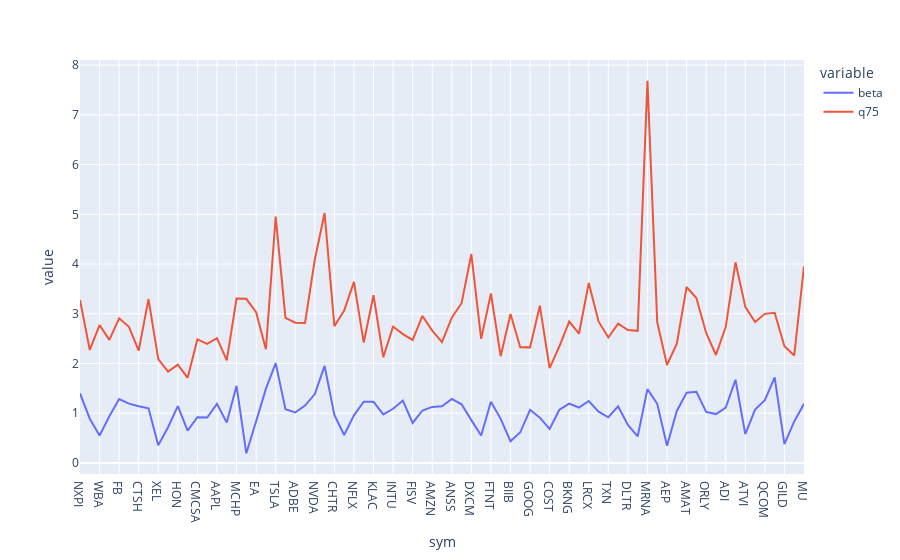

Source (notebook cell):
### Code cell
from plotly import express as px
fig = px.line(intersct_list_with_beta, x='sym', y=['beta','q75'])
fig.show()

### Figure 1 — Plotly figure (JSON) as saved in the notebook; plotly's stock layout.template omitted (floating-point values rounded to 4 significant figures)
{"data": [{"hovertemplate": "variable=beta<br>sym=%{x}<br>value=%{y}<extra></extra>", "legendgroup": "beta", "line": {"color": "#636efa", "dash": "solid"}, "mode": "lines", "name": "beta", "orientation": "v", "showlegend": true, "type": "scatter", "x": ["NXPI", "MSFT", "WBA", "PCAR", "FB", "SNPS", "CTSH", "SWKS", "XEL", "MDLZ", "HON", "PEP", "CMCSA", "VRSN", "AAPL", "VRSK", "MCHP", "REGN", "EA", "CTAS", "TSLA", "ODFL", "ADBE", "CDNS", "NVDA", "AMD", "CHTR", "VRTX", "NFLX", "CSX", "KLAC", "PAYX", "INTU", "FAST", "FISV", "IDXX", "AMZN", "MNST", "ANSS", "PYPL", "DXCM", "TMUS", "FTNT", "SBUX", "BIIB", "AMGN", "GOOG", "ILMN", "COST", "GOOGL", "BKNG", "CPRT", "LRCX", "AVGO", "TXN", "EBAY", "DLTR", "INTC", "MRNA", "ISRG", "AEP", "KHC", "AMAT", "ADSK", "ORLY", "CSCO", "ADI", "ALGN", "ATVI", "ROST", "QCOM", "MAR", "GILD", "ADP", "MU"], "xaxis": "x", "y": [1.399, 0.8886, 0.5525, 0.9388, 1.285, 1.193, 1.139, 1.098, 0.3541, 0.7171, 1.143, 0.6479, 0.9184, 0.9115, 1.187, 0.813, 1.551, 0.1934, 0.8389, 1.488, 2.006, 1.079, 1.014, 1.154, 1.384, 1.95, 0.9672, 0.5609, 0.9577, 1.232, 1.228, 0.9746, 1.089, 1.254, 0.8031, 1.055, 1.127, 1.137, 1.287, 1.178, 0.8608, 0.5515, 1.231, 0.8866, 0.4366, 0.6161, 1.07, 0.9105, 0.6842, 1.07, 1.193, 1.114, 1.245, 1.031, 0.9184, 1.139, 0.7628, 0.5356, 1.485, 1.189, 0.3461, 1.044, 1.413, 1.432, 1.027, 0.9821, 1.113, 1.673, 0.5788, 1.074, 1.261, 1.722, 0.3794, 0.8349, 1.188], "yaxis": "y"}, {"hovertemplate": "variable=q75<br>sym=%{x}<br>value=%{y}<extra></extra>", "legendgroup": "q75", "line": {"color": "#EF553B", "dash": "solid"}, "mode": "lines", "name": "q75", "orientation": "v", "showlegend": true, "type": "scatter", "x": ["NXPI", "MSFT", "WBA", "PCAR", "FB", "SNPS", "CTSH", "SWKS", "XEL", "MDLZ", "HON", "PEP", "CMCSA", "VRSN", "AAPL", "VRSK", "MCHP", "REGN", "EA", "CTAS", "TSLA", "ODFL", "ADBE", "CDNS", "NVDA", "AMD", "CHTR", "VRTX", "NFLX", "CSX", "KLAC", "PAYX", "INTU", "FAST", "FISV", "IDXX", "AMZN", "MNST", "ANSS", "PYPL", "DXCM", "TMUS", "FTNT", "SBUX", "BIIB", "AMGN", "GOOG", "ILMN", "COST", "GOOGL", "BKNG", "CPRT", "LRCX", "AVGO", "TXN", "EBAY", "DLTR", "INTC", "MRNA", "ISRG", "AEP", "KHC", "AMAT", "ADSK", "ORLY", "CSCO", "ADI", "ALGN", "ATVI", "ROST", "QCOM", "MAR", "GILD", "ADP", "MU"], "xaxis": "x", "y": [3.277, 2.271, 2.771, 2.475, 2.907, 2.737, 2.259, 3.295, 2.087, 1.838, 1.975, 1.71, 2.483, 2.392, 2.509, 2.063, 3.305, 3.3, 3.029, 2.285, 4.955, 2.918, 2.819, 2.812, 4.091, 5.025, 2.75, 3.064, 3.64, 2.42, 3.373, 2.127, 2.743, 2.59, 2.473, 2.956, 2.661, 2.431, 2.923, 3.212, 4.2, 2.495, 3.407, 2.146, 2.996, 2.328, 2.324, 3.16, 1.908, 2.346, 2.843, 2.598, 3.618, 2.845, 2.522, 2.799, 2.672, 2.656, 7.687, 2.829, 1.969, 2.398, 3.537, 3.316, 2.613, 2.171, 2.736, 4.035, 3.138, 2.833, 2.998, 3.019, 2.348, 2.16, 3.954], "yaxis": "y"}], "layout": {"legend": {"title": {"text": "variable"}, "tracegroupgap": 0}, "margin": {"t": 60}, "xaxis": {"anchor": "y", "domain": [0, 1], "title": {"text": "sym"}}, "yaxis": {"anchor": "x", "domain": [0, 1], "title": {"text": "value"}}}}
